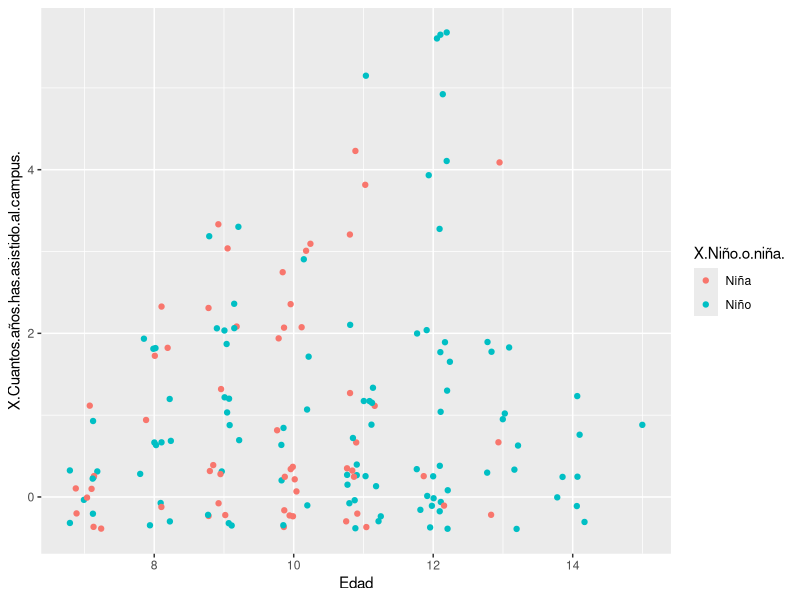
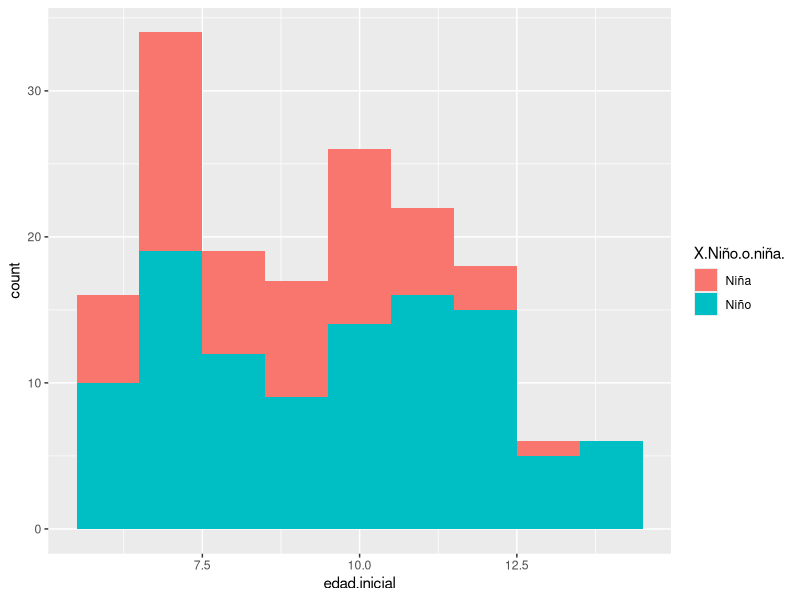
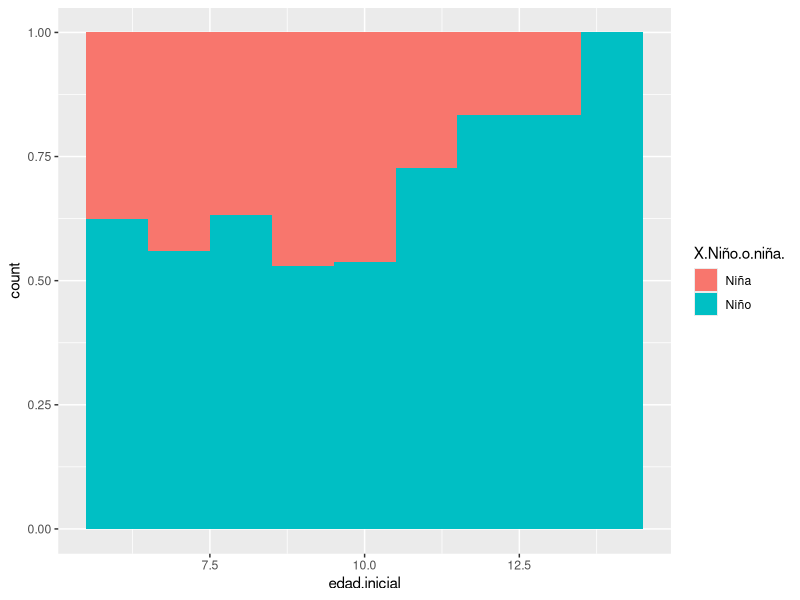

Reproduce these figures in R, in order.
## ----setup, include=FALSE, cache=FALSE-----------------------------------

require(ggplot2) 
require(ggthemes)

data <- read.csv("veterania-campus-2017.csv")
ggplot()+geom_jitter(data=data,aes(x=Edad,y=X.Cuantos.años.has.asistido.al.campus.,color=X.Niño.o.niña.),width=0.25)

data$edad.inicial <- data$Edad-data$X.Cuantos.años.has.asistido.al.campus.
ggplot(data)+geom_histogram(aes(x=edad.inicial,fill=X.Niño.o.niña.),binwidth=1)

ggplot(data)+geom_histogram(aes(x=edad.inicial,fill=X.Niño.o.niña.),binwidth=1,position="fill")
